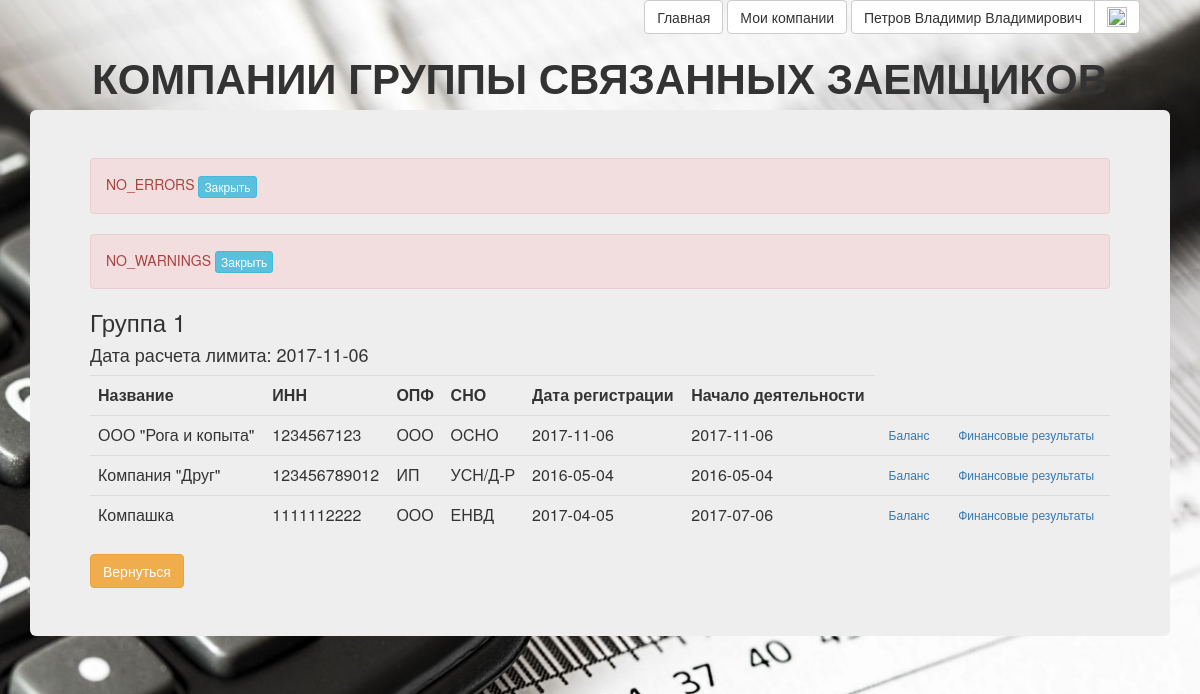
Screenshot of /cred_limit/finance_company_list.php?GSZ_Id=1 (signed in) with the database file from the repository.
### tables this page shows
CREATE TABLE `users` (
  `id` bigint(20) UNSIGNED NOT NULL,
  `email` char(64) NOT NULL,
  `nickname` char(64) NOT NULL,
  `password` char(225) NOT NULL,
  `fullname` char(100) DEFAULT NULL,
  `newsletter` tinyint(1) DEFAULT NULL,
  `status_active` tinyint(1) NOT NULL
);

CREATE TABLE `GSZ` (
  `Id` tinyint(2) UNSIGNED NOT NULL,
  `User_Id` bigint(20) UNSIGNED NOT NULL,
  `Brief_Name` char(30) DEFAULT NULL,
  `Full_Name` char(150) DEFAULT NULL
);

CREATE TABLE `calc_limit_dates` (
  `Id` tinyint(2) NOT NULL,
  `Date_calc_limit` date NOT NULL,
  `GSZ_Id` tinyint(2) UNSIGNED NOT NULL
);

CREATE TABLE `company` (
  `Id` int(10) UNSIGNED NOT NULL,
  `INN` bigint(20) UNSIGNED NOT NULL,
  `GSZ_Id` tinyint(2) UNSIGNED NOT NULL,
  `User_Id` bigint(20) UNSIGNED NOT NULL,
  `Name` char(150) NOT NULL,
  `OPF_Id` tinyint(2) UNSIGNED NOT NULL,
  `SNO_Id` tinyint(2) UNSIGNED NOT NULL,
  `Date_Registr` date DEFAULT NULL,
  `Date_Begin_Work` date DEFAULT NULL
);

CREATE TABLE `OPF` (
  `Id` tinyint(2) UNSIGNED NOT NULL,
  `Brief_Name` varchar(10) NOT NULL,
  `Full_Name` varchar(100) NOT NULL,
  `INN_Length` tinyint(2) UNSIGNED NOT NULL,
  `Is_Corporation` tinyint(1) NOT NULL DEFAULT '1' COMMENT 'Признак того, что компания является организацией (не ИП). У ИП=0, у других = 1.'
);

CREATE TABLE `SNO` (
  `Id` tinyint(2) UNSIGNED NOT NULL,
  `Brief_Name` varchar(10) NOT NULL,
  `Full_Name` varchar(100) NOT NULL,
  `Cred_Limit_Affect` tinyint(1) NOT NULL DEFAULT '1'
);

### registration/lib/common.php (called while the page is built, shortened)
<?php
function get_current_user_id()
{
	return $_SESSION['user_id'];
}
function db_user_find_by_id($dbh, $id)
{
	$query = 'SELECT * FROM users WHERE id=?';
	$stmt = mysqli_prepare($dbh, $query);
	mysqli_stmt_bind_param($stmt, 's', $id);
	if (mysqli_stmt_execute($stmt) === false)
		db_handle_error($dbh);
	$qr = mysqli_stmt_get_result($stmt);
	$result = mysqli_fetch_assoc($qr);
	return $result;
}

### cred_limit/script/cred_limit_scripts.php (called while the page is built, shortened)
<?php
require_once($_SERVER['DOCUMENT_ROOT'].'/script/app_config.php');
class GSZ_Item
{
	function __construct($id)
	{
		$query = "SELECT `Brief_Name`, `Full_Name` FROM GSZ WHERE `Id`={$id}";
		$row = getRow($query);
		$this->Brief_Name = htmlspecialchars($row['Brief_Name']);
		$query = "SELECT min(`Date_Begin_Work`) FROM `company` WHERE `GSZ_Id`={$id}";
		$Date_Begin_Work = getCell($query);
		$query = "SELECT COUNT(*) FROM `company` WHERE `GSZ_Id`={$id}";
		$NumberCompany = getCell($query);
		$query = "SELECT `Id`, `Date_calc_limit` FROM `calc_limit_dates` WHERE `GSZ_Id`={$id}";
		$result_array = getRow($query);
		$Date_calc_limit = $result_array['Date_calc_limit'];
		$this->Date_calc_limit = (is_null($Date_calc_limit) ? "" : $Date_calc_limit);
	}
}
function get_company_set($GSZ_Id)
{
	$query = "SELECT \n"
    . " `A`.`Id` AS `Id`, \n"
    . " `A`.`Name` AS `Name`, \n"
    . " `A`.`INN` AS `INN`, \n"
    . " `B`.`Brief_Name` AS `OPF`, \n"
    . " `C`.`Brief_Name` AS `SNO`, \n"
    . " `A`.`Date_Registr`, \n"
    . " `A`.`Date_Begin_Work`,\n"
    . " `B`.`Is_Corporation`\n"
    . "FROM \n"
    . " `Company` `A`, \n"
    . " `OPF` `B`, \n"
    . " `SNO` `C` \n"
    . "WHERE \n"
    . " (`A`.`GSZ_Id` = {$GSZ_Id}) \n"
    . " AND (`A`.`OPF_Id` = `B`.`Id`) \n"
    . " AND (`A`.`SNO_Id` = `C`.`Id`)"
	. " AND (`User_Id`=".get_current_user_id().")";
	$company_set = getTable($query);
	return $company_set;
}
function get_error_message()
{
	if (isset($_GET['error']))
		return (ERROR_MESSAGE_PREFIX . '<strong>'.htmlspecialchars(urldecode($_GET['error'])).'.</strong>');
	else
		return NO_ERRORS_MESSAGE;
}
function get_warning_message()
{
	if (isset($_GET['warning']))
		return ('<strong>'.htmlspecialchars(htmlspecialchars_decode(urldecode($_GET['warning']))).'.</strong>');
	else
		return NO_WARNINGS_MESSAGE;
}

### script/finansist_scripts.php (called while the page is built, shortened)
<?php
require_once $_SERVER['DOCUMENT_ROOT'].'/registration/lib/common.php';
function xss($data)
{
    if (is_array($data))
    {
        $escaped = array();
        foreach ($data as $key => $value)
        {
            $escaped[$key] = xss($value);
        }
        return $escaped;
    }
    return trim(htmlspecialchars($data));
}
function getCell($query)
{
    global $mysqli;
    $result_set = $mysqli->query($query);
    $arr = array_values($result_set->fetch_assoc());
    return $arr[0];
}
function getRow($query)
{
    global $mysqli;
    $result_set = $mysqli->query($query);
    $row = $result_set->fetch_assoc();
    return $row;
}
function getTable($query)
{
    global $mysqli;
    $result_set = $mysqli->query($query);
    $result = array();
    while (($row = $result_set->fetch_assoc()) !=false)
    {
        $result[]=$row;
    }
    return $result;
}
?>

### script/app_config.php (called while the page is built, shortened)
<?php
require_once 'finansist_scripts.php';
$get = xss($_GET);

### cred_limit/finance_company_list.php (the view, shortened to what this page needs)
<?php
	require_once('./script/cred_limit_scripts.php');
	include_once ($_SERVER['DOCUMENT_ROOT'].'\registration\header_login.php');
	$GSZ_item = new GSZ_item($get["GSZ_Id"]);
	$company_set = get_company_set($get["GSZ_Id"]);
	$error_message = get_error_message();
	$warning_message = get_warning_message();
?>
<!DOCTYPE html>
<html>
<head>
	<link href="/css/bootstrap.min.css" rel="stylesheet"/>
	<link href="/css/style.css" rel="stylesheet"/>
</head>
<body>
	<div class="container">
		<header>
			<h2 class="text-center">КОМПАНИИ ГРУППЫ СВЯЗАННЫХ ЗАЕМЩИКОВ</h2>
		</header>
		<div class="jumbotron">
			<div id="error_message_div" class="alert alert-danger" role="alert">
				<span id="error_message"><?=$error_message?></span>
				<button id="btnError_message" type="button" class="btn btn-info btn-xs">Закрыть</button>
			</div>
			<div id="warning_message_div" class="alert alert-danger" role="alert">
				<span id="warning_message"><?=$warning_message?></span>
				<button id="btnWarning_message" type="button" class="btn btn-info btn-xs">Закрыть</button>
			</div>
            <h3><?=$GSZ_item->Brief_Name?></h3>
            <h4>Дата расчета лимита: <?=$GSZ_item->Date_calc_limit?></h4>
			<table class="table">
				<tr>
					<th>Название</th><th>ИНН</th><th>ОПФ</th><th>СНО</th><th>Дата регистрации</th><th>Начало деятельности</th>
				</tr>
				<?php
				foreach ($company_set as $company) { ?>
				<tr>
					<td><?=$company['Name']?></td><td><?=$company['INN']?></td><td><?=$company['OPF']?></td><td><?=$company['SNO']?></td>
					<td><?=$company['Date_Registr']?></td><td><?=$company['Date_Begin_Work']?></td>
					<td><a class="btn btn-link btn-xs" href="<?=HTML_PATH_BALANCE_DATES?>?Company_Id=<?=$company['Id']?>">Баланс</a></td>
					<td><a class="btn btn-link btn-xs" href="<?=$company['Is_Corporation'] ? HTML_PATH_FINANCE_CORPORATION_FORM : HTML_PATH_FINANCE_IP_FORM?>?Company_Id=<?=$company['Id']?>">Финансовые результаты</a></td>
				</tr>
				<?php
				}
				?>
			</table>
			<a class="btn btn-warning" href="<?=HTML_PATH_FINANCE_GSZ_LIST_FORM?>">Вернуться</a>
		</div>
	</div>
</body>
</html>

### registration/header_login.php (shortened to what this page needs)
<?php
$dbh = db_connect();
$current_user = db_user_find_by_id($dbh, get_current_user_id());
?>
<html>
<div align="right" style="margin-right:5%" class="wrapper">
		<?php if ($current_user): ?>
			<a href="../" class="btn btn-default">Главная</a>
			<a href="../registration\users_company.php" class="btn btn-default">Мои компании</a>
			<div class="btn-group">
			  <a href="../registration/users_setting.php" title="Настройки профиля" class="btn btn-default"><?= $current_user['fullname'] ?></a>
			  <a href="../registration/logout.php" title="Выход" class="btn btn-default"><img width="20" height="20" src="../img/Out.png"></a>
			</div>
		<?php endif; ?>
</div>
</html>

### css/style.css (style rules this page uses)
body { background-image: url(../img/bg.jpg); height: 100%; background-repeat: no-repeat; background-size: cover; }
h2 { font-size: 42px; font-style: normal; font-weight: 700; text-transform: uppercase; }
table { border-spacing: 0px 10px; margin-bottom: 20px; }
td, th { padding-left: 10px; padding-right: 10px; vertical-align: top; word-wrap:break-word; }
.jumbotron { text-align: left; }

### rows the page displays
users: fullname "Петров Владимир Владимирович"
gsz: Brief_Name "Группа 1"
calc_limit_dates: Date_calc_limit "2017-11-06"
company: Name "ООО \"Рога и копыта\"", INN "1234567123", OPF_Id.Brief_Name "ООО", SNO_Id.Brief_Name "OCНО", Date_Registr "2017-11-06", Date_Begin_Work "2017-11-06"
company: Name "Компания \"Друг\"", INN "123456789012", OPF_Id.Brief_Name "ИП", SNO_Id.Brief_Name "УСН/Д-Р", Date_Registr "2016-05-04", Date_Begin_Work "2016-05-04"
company: Name "Компашка", INN "1111112222", OPF_Id.Brief_Name "ООО", SNO_Id.Brief_Name "ЕНВД", Date_Registr "2017-04-05", Date_Begin_Work "2017-07-06"

### other values shown
$error_message "NO_ERRORS"
$warning_message "NO_WARNINGS"
